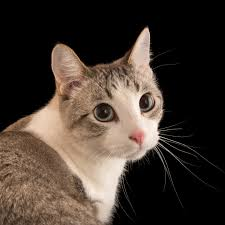
#> input picture Open CV/Image/cat.jpg, 225 x 225 px, found by its file name
$ python transform.py
#> lines starting #> are read from the running program, lines starting #| are printed output that depends on the picture
import cv2 as cv
import numpy as np

img=cv.imread('Image/cat.jpg')
#> img is the input picture: shape (225, 225, 3); mean B, G, R 48.5, 56.9, 68.2
cv.imshow('Cat',img)
## Transform
def transform(img,x,y):
#> called with x = 100, y = 100
    transmat= np.float32([[1,0,x],[0,1,y]])
    dimension=(img.shape[1],img.shape[0])
#> dimension = (225, 225)
    return cv.warpAffine(img,transmat,dimension)
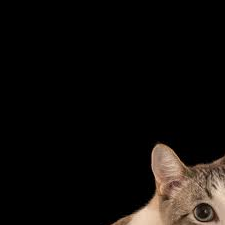
#> returned value: shape (225, 225, 3); mean of channels 0, 1, 2 10.8, 13.1, 16.3; drawn as B, G, R

imgs=transform(img,100,100)
cv.imshow('Cat',imgs)

### rotate
def rotate(img,angle,rotatepoint=None):
#> called with angle = 45
    (height,width)= img.shape[:2]
#> height = 225; width = 225
    if rotatepoint is None:
        rotatepoint=(height//2,width//2)
#> rotatepoint = (112, 112)

    rotmat=cv.getRotationMatrix2D(rotatepoint,angle,1.0)
    dimension=(height,width)
#> dimension = (225, 225)
    return cv.warpAffine(img,rotmat,dimension)
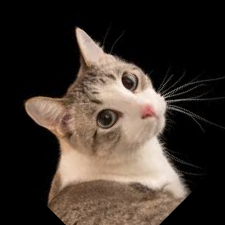
#> returned value: shape (225, 225, 3); mean of channels 0, 1, 2 45.4, 52.9, 63.1; drawn as B, G, R


rot=rotate(img,45)
cv.imshow('Rotate',rot)


## Flip
flip_img=cv.flip(img,1)
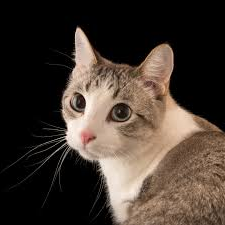
#> flip_img: shape (225, 225, 3); mean B, G, R 48.5, 56.9, 68.2
cv.imshow('Flip',flip_img)

cv.waitKey(0)

$ run again, with Open CV/Image/dog1.jpg copied over Open CV/Image/cat.jpg
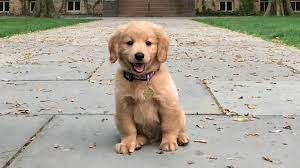
#> input picture Open CV/Image/dog1.jpg, 300 x 168 px, found by its file name
#> img is the input picture: shape (168, 300, 3); mean B, G, R 149.1, 162.4, 168.2
#> in rotate, `return cv.warpAffine(img,rotmat,dimension)`:
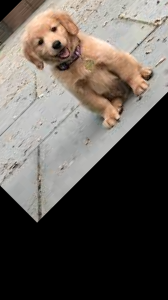
#> returned value: shape (300, 168, 3); mean of channels 0, 1, 2 84.1, 90.1, 96.4; drawn as B, G, R
#> `flip_img=cv.flip(img,1)`:
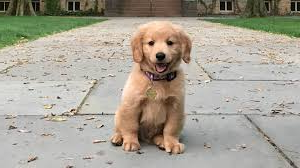
#> flip_img: shape (168, 300, 3); mean B, G, R 149.1, 162.4, 168.2

$ run again, with Open CV/Image/dog2.jpg copied over Open CV/Image/cat.jpg
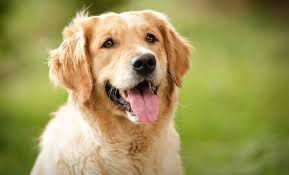
#> input picture Open CV/Image/dog2.jpg, 289 x 175 px, found by its file name
#> img is the input picture: shape (175, 289, 3); mean B, G, R 89.6, 151.3, 160.5
#> in rotate, `return cv.warpAffine(img,rotmat,dimension)`:
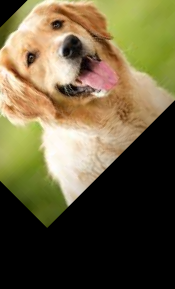
#> returned value: shape (289, 175, 3); mean of channels 0, 1, 2 62.7, 94.8, 105.8; drawn as B, G, R
#> `flip_img=cv.flip(img,1)`:
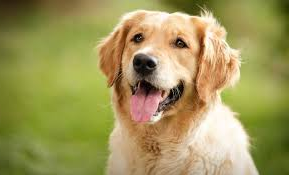
#> flip_img: shape (175, 289, 3); mean B, G, R 89.6, 151.3, 160.5
